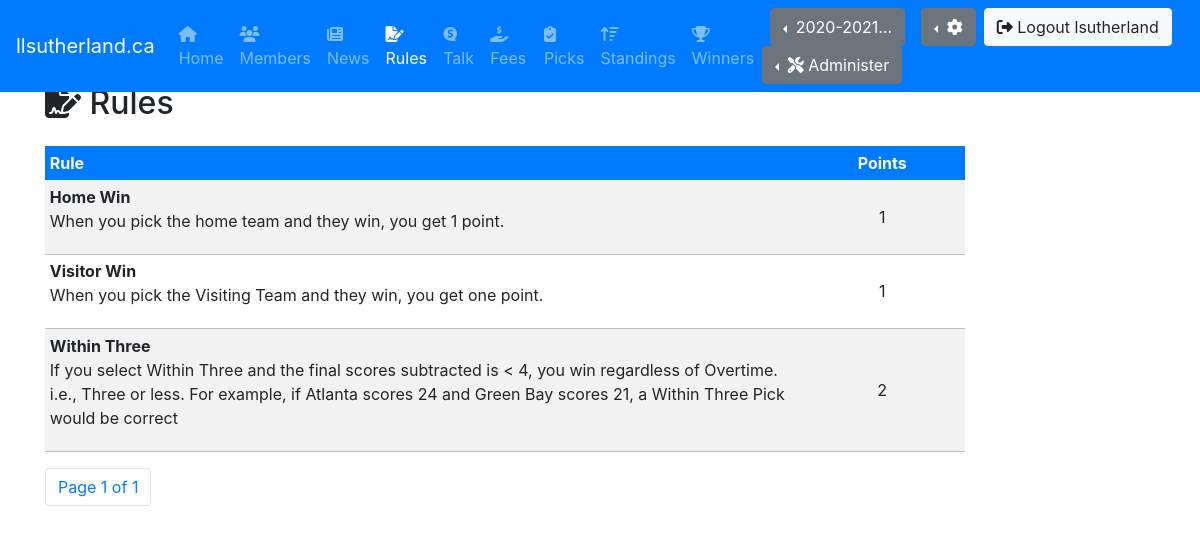
/rules/ (signed in), run on the app's committed database.
### pool/models.py (models this page shows, shortened)
class Season(models.Model):
    name = models.CharField(max_length=50, blank=False, null=False)
    effective_date = models.DateField(blank=False, null=False)
    effective_end_date = models.DateField(blank=False, null=False)
    is_active = models.BooleanField(default=True)

class CustomUser(AbstractUser):
    US_EST = 'US/Eastern'
    TZS = [
        ('US/Alaska', 'US/Alaska'),
        ('US/Arizona','US/Arizona'),
        ('US/Central','US/Central'),
        (US_EST,'US/Eastern'),
        ('US/Hawaii','US/Hawaii'),
        ('US/Mountain','US/Mountain'),
        ('US/Pacific','US/Pacific'),
        ('Europe/Amsterdam','Europe/Amsterdam'),
        ('Europe/Athens','Europe/Athens'),
        ('Europe/Belgrade','Europe/Belgrade'),
        ('Europe/Berlin','Europe/Berlin'),
        ('Europe/Brussels','Europe/Brussels'),
        ('Europe/Bucharest','Europe/Bucharest'),
        ('Europe/Budapest','Europe/Budapest'),
        ('Europe/Copenhagen','Europe/Copenhagen'),
        ('Europe/Dublin','Europe/Dublin'),
        ('Europe/Gibraltar','Europe/Gibraltar'),
        ('Europe/Helsinki','Europe/Helsinki'),
        ('Europe/Istanbul','Europe/Istanbul'),
        ('Europe/Kiev','Europe/Kiev'),
        ('Europe/Lisbon','Europe/Lisbon'),
        ('Europe/London','Europe/London'),
        ('Europe/Luxembourg','Europe/Luxembourg'),
        ('Europe/Madrid','Europe/Madrid'),
        ('Europe/Malta','Europe/Malta'),
        ('Europe/Moscow','Europe/Moscow'),
        ('Europe/Oslo','Europe/Oslo'),
        ('Europe/Paris','Europe/Paris'),
        ('Europe/Prague','Europe/Prague'),
        ('Europe/Rome','Europe/Rome'),
        ('Europe/Sarajevo','Europe/Sarajevo'),
        ('Europe/Stockholm','Europe/Stockholm'),
        ('Europe/Vienna','Europe/Vienna'),
        ('Europe/Volgograd','Europe/Volgograd'),
        ('Europe/Warsaw','Europe/Warsaw'),
        ('Europe/Zurich','Europe/Zurich')
    ]
    username_validator = MyValidator()
    username = models.CharField(
        _('username'),
        max_length=150,
        unique=True,
        help_text=_('Required. 150 characters or fewer. Names and numbers only.'),
        validators=[username_validator],
            error_messages={
            'unique': _("A user with that username already exists."),
        },
    )
    mobile = models.CharField(max_length=20, blank=True, null=True)
    image = models.ImageField(upload_to='profile_image', blank=True, null=True)
    favorite_team = models.ForeignKey(Team, on_delete=models.CASCADE, blank=True, null=True)
    timezone = models.CharField(max_length=50, blank=False, null=False, default=US_EST, choices=TZS)

class Rule(models.Model):
    title = models.CharField(max_length=30, blank=False, null=False)
    message = models.TextField(max_length=250, blank=False, null=False)
    points = models.SmallIntegerField(default=1, null=False)

### pool/views.py (the view)
# urls.py: path('rules/', RulesView.as_view(), name='rules'),
class RulesView(LoginRequiredMixin, ListView):
    template_name = 'rules/rules.html'
    def get(self, request):
        args = get_current(request)
        items = Rule.objects.all()
        paginator = Paginator(items, 8)
        page_number = request.GET.get('page')
        page_obj = paginator.get_page(page_number)
        args.update({'items' : items})
        args.update({'page_obj' : page_obj})
        return render(request, self.template_name, args)

### pool/views.py (called while the page is built)
def get_current(request):
    current_season = None
    current_week = None
    seasons = []
    prefs = None
    request.session['django_timezone'] = request.user.timezone
    try:
        current_season = get_current_season(request)
        current_week = get_current_week(request)
        seasons = get_seasons()
        prefs = get_preferences(request)
    except Exception as e:
        print(e)
    return {
        'preferences' : prefs,
        'current_season': current_season,
        'current_week' : current_week,
        'seasons' : seasons
    }

def get_preferences(request):
    return Preferences.objects.get(user_id = request.user.id)

def get_seasons():
    return Season.objects.order_by('-effective_date')

def get_current_season(request):
    active_season = Season.objects.get(is_active=True)
    current_season_id = request.session['current_season_id']
    if not active_season.id == current_season_id:
        request.session['current_season_id'] = active_season.id
        return Season.objects.get(id=active_season.id)
    else:
        return Season.objects.get(id=current_season_id)

def get_current_week(request):
    active_week = Week.objects.get(is_active=True)
    current_week_id = request.session['current_week_id']
    if not active_week.id == current_week_id:
        request.session['current_week_id'] = active_week.id
        request.session['current_week_type_id'] = active_week.week_type.id
        return Week.objects.get(id=active_week.id)
    else:
        return Week.objects.get(id=current_week_id)

### utils/season_helper.py (called while the page is built)
def get_now():
    return timezone.now()

### pool/templates/rules/rules.html (shortened to what this page needs)
{% extends 'base.html' %}
{% block body %}
<h2 class="mt-1 mb-4"><i class="fas fa-file-signature"></i> Rules</h2>
<div class="row">
  <div class="col-10">
    {% include 'rules/rules_loop.html' %}
  </div>
</div>
{% include 'pagination.html' %}
{% endblock %}

### pool/templates/nav/no-fav-team.html (shortened to what this page needs)
<nav class="navbar navbar-expand-md navbar-dark fixed-top bg-primary">
        <a class="navbar-brand" href="#">llsutherland.ca</a>
        <div class="collapse navbar-collapse" id="navbarCollapse">
            <ul class="navbar-nav mr-auto">
                <li class="nav-item">
                    <a class="nav-link {% if request.resolver_match.url_name == "home" %}active{% endif %}" href="{% url 'home'  %}"><i class="fas fa-home"></i> Home</a>
                </li>
                <li class="nav-item">
                    <a class="nav-link {% if request.resolver_match.url_name == "members" %}active{% endif %}" href="{% url 'members'  %}"><i class="fas fa-users"></i> Members</a>
                </li>
                <li class="nav-item">
                    <a class="nav-link {% if request.resolver_match.url_name == "news" %}active{% endif %}" href="{% url 'news'  %}"><i class="fas fa-newspaper"></i> News</a>
                </li>
                <li class="nav-item">
                    <a class="nav-link {% if request.resolver_match.url_name == "rules" %}active{% endif %}" href="{% url 'rules'  %}"><i class="fas fa-file-signature"></i> Rules</a>
                </li>
                <li class="nav-item">
                    <a class="nav-link {% if request.resolver_match.url_name == "talk" %}active{% endif %}" href="{% url 'talk'  %}"><i class="fab fa-speakap"></i> Talk</a>
                </li>
                <li class="nav-item">
                    <a class="nav-link {% if request.resolver_match.url_name == "fees" %}active{% endif %}" href="{% url 'fees'  %}"><i class="fas fa-hand-holding-usd"></i> Fees</a>
                </li>
                <li class="nav-item">
                    <a class="nav-link {% if request.resolver_match.url_name == "picks" %}active{% endif %}" href="{% url 'picks' %}"><i class="fas fa-clipboard-check"></i> Picks</a>
                </li>
                <li class="nav-item">
                    <a class="nav-link {% if request.resolver_match.url_name == "standings" %}active{% endif %}" href="{% url 'standings'%}""><i class="fas fa-sort-amount-up"></i> Standings</a>
                </li>
                <li class="nav-item">
                    <a class="nav-link {% if request.resolver_match.url_name == "winners" %}active{% endif %}" href="{% url 'winners'  %}"><i class="fas fa-trophy"></i> Winners</a>
                </li>
            </ul>
            <form class="form-inline mt-2 mt-md-0">
                <div class="dropdown dropleft pl-2 pr-2">
                {% if current_season %}
                    <a class="btn btn-secondary dropdown-toggle" href="#" role="button" id="dropdownSeason" data-toggle="dropdown" aria-haspopup="true" aria-expanded="false">
                        {{current_season.name | truncatechars:10}}
                    </a>
                {% endif %}
                </div>
                <div class="dropdown dropleft pl-2 pr-2">
                    <a class="btn btn-secondary dropdown-toggle" href="#" role="button" id="dropdownProfile" data-toggle="dropdown" aria-haspopup="true" aria-expanded="false">
                        <i class="fas fa-cog"></i>
                    </a>
                </div>
                <a class="btn btn-light mr-2 my-2 my-sm-0" href="{% url 'logout' %}"><i class="fas fa-sign-out-alt"></i> Logout {{user.username}}</a>
                {% if user.is_staff %}
                    <div class="dropdown dropleft">
                        <button class="btn btn-secondary dropdown-toggle" type="button" id="dropdownMenuButton" data-toggle="dropdown" aria-haspopup="true" aria-expanded="false">
                            <i class="fas fa-tools"></i> Administer
                        </button>
                    </div>
                {% endif %}
            </form>
        </div>
    </nav>

### pool/templates/rules/rules_loop.html (shortened to what this page needs)
<table class="table table-sm table-striped table-borderless">
    <thead>
        {% if user.favorite_team %}
            <tr style="background-color:{{user.favorite_team.color_01}};color:{{user.favorite_team.color_03}};border-color:{{user.favorite_team.color_03}}">
                <th>Rule</th>
                <th style="text-align:center;">Points</th>
            </tr>
        {% else %}
            <tr class="bg-primary text-white">
                <th>Rule</th>
                <th style="text-align:center;">Points</th>
            </tr>
        {% endif %}
    </thead>
    <tbody>
{% for item in page_obj %}
    <tr style="border-bottom:1px solid silver;">
        <td>
            <strong>{{item.title}}</strong>
            <p>{{item.message}}</p>
        </td>
        <td style="width:18%;text-align:center;vertical-align:middle;">{{item.points}}</td>
    </tr>
{% endfor %}
    </tbody>
</table>

### data on the page
Season: name "2020-2021…"
CustomUser: username "lsutherland"
Rule: title "Home Win", message "When you pick the home team and they win, you get 1 point.", points "1"
Rule: title "Visitor Win", message "When you pick the Visiting Team and they win, you get one point.", points "1"
Rule: title "Within Three", message "If you select Within Three and the final scores subtracted is < 4, you win regardless of Overtime. i.e., Three or less. For example, if Atlanta scores 24 and Green Bay scores 21, a Within Three Pick would be correct", points "2"

### other printed values
{{ page_obj.number }} "1"
{{ page_obj.paginator.num_pages }} "1"
